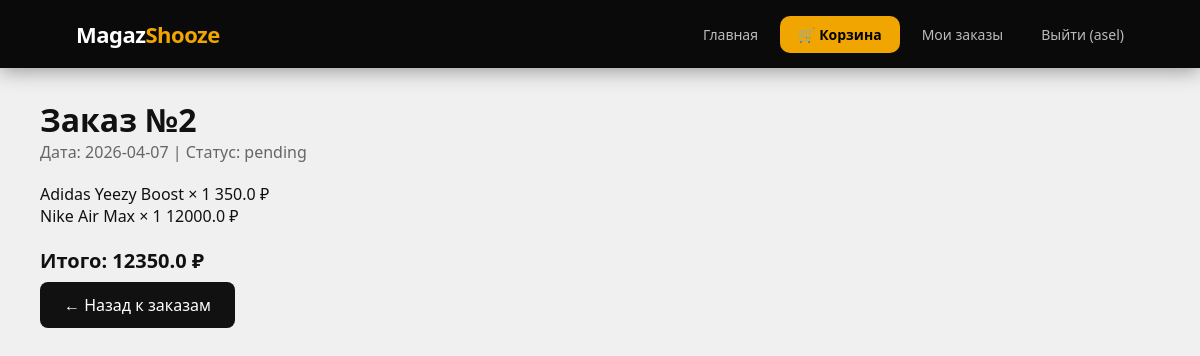
Screenshot of /order/2 (signed in) with the database file from the repository.
### tables this page shows
CREATE TABLE orders (id INTEGER PRIMARY KEY AUTOINCREMENT, user_id INTEGER NOT NULL, created_at DATETIME DEFAULT CURRENT_TIMESTAMP, status TEXT DEFAULT 'pending');

CREATE TABLE order_items (id INTEGER PRIMARY KEY AUTOINCREMENT, order_id INTEGER NOT NULL, product_id INTEGER NOT NULL, quantity INTEGER NOT NULL, price REAL NOT NULL);

CREATE TABLE products (id INTEGER PRIMARY KEY AUTOINCREMENT, name TEXT NOT NULL, price REAL NOT NULL, size TEXT, photo TEXT, description TEXT);

### app.py (the view)
@app.route('/order/<int:id>')
def order_detail(id):
    if not session.get('user_id'):
        return redirect('/login')
    db = get_db()
    order = db.execute('SELECT * FROM orders WHERE id=? AND user_id=?', (id, session['user_id'])).fetchone()
    if not order:
        return redirect('/orders')
    items = db.execute('''
        SELECT p.name, oi.quantity, oi.price
        FROM order_items oi JOIN products p ON oi.product_id=p.id
        WHERE oi.order_id=?
    ''', (id,)).fetchall()
    total = sum(i['price'] * i['quantity'] for i in items)
    return render_template('order_detail.html', order=order, items=items, total=total)

### app.py (called while the page is built)
def get_db():
    conn = sqlite3.connect(DB)
    conn.row_factory = sqlite3.Row
    return conn

### templates/order_detail.html
{% extends 'base.html' %}
{% block content %}
<div style="padding: 30px 40px; max-width: 600px;">
  <h1>Заказ №{{ order['id'] }}</h1>
  <p style="color:#666; margin-bottom:20px;">Дата: {{ order['created_at'][:10] }} | Статус: {{ order['status'] }}</p>
  <div class="product-list">
  {% for i in items %}
    <p>{{ i['name'] }} × {{ i['quantity'] }}
       <span>{{ i['price'] * i['quantity'] }} ₽</span></p>
  {% endfor %}
  </div>
  <div style="font-size:20px; font-weight:bold; margin:20px 0;">Итого: {{ total }} ₽</div>
  <a href="/orders" style="background:#111; color:#fff; padding:12px 24px; border-radius:8px; text-decoration:none;">← Назад к заказам</a>
</div>
{% endblock %}

### static/css/style.css (style rules this page uses)
* { margin: 0; padding: 0; box-sizing: border-box; }
body { font-family: 'Segoe UI', Arial, sans-serif; background: #f0f0f0; color: #111; }

### rows the page displays
orders: id "2", created_at "2026-04-07", status "pending"
order_items: name "Adidas Yeezy Boost", quantity "1", i['price']*i['quantity'] "350.0"
order_items: name "Nike Air Max", quantity "1", i['price']*i['quantity'] "12000.0"

### other values shown
{{ session.user_name }} "asel"
{{ total }} "12350.0"
